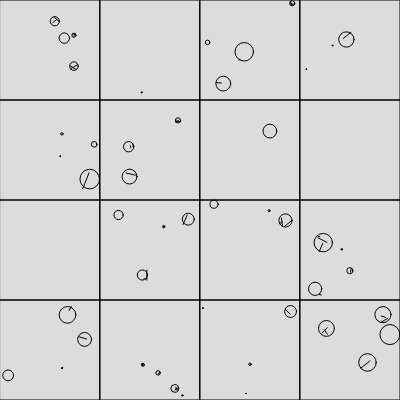
Frame 1 (no input)
Frame 60 (no input): identical to frame 1, image omitted
Frame 120 (the mouse pressed at the canvas centre since frame 60): identical to frame 1, image omitted

The p5.js sketch that drew this single still picture (run headless with seeded random() and noise() and a simulated clock; from frame 60 on, the mouse is pressed at the canvas centre):

// p5.js sketch
// ── sketch.js
let phenomena = []

function setup() {
  createCanvas(400, 400)
  noFill()

  // generate phenomena, positioned in a grid
  for (let i = 0; i < 400; i += 100) {
    for (let j = 0; j < 400; j += 100) {
      phenomena.push(new Phenomenon(i, j, 100))
    }
  }
  // but should they be in a grid?
  // can they move?
}

function draw() {
  background(220)
  for (let phenomenon of phenomena) {
    phenomenon.show()
  }
}
// ── classes.js
class Phenomenon {
  // for now the phenomenon is just a rectangle
  constructor(posX, posY, size) {
    this.pos = {x: posX, y: posY}
    this.size = size
    this.numAttributes = round(random(5)) // ?
    this.attributes = []
    for (let i = 0; i < this.numAttributes; i += 1) {
      let artefactSize = random(20)
      let x = random(this.size - artefactSize)
      let y = random(this.size - artefactSize)
      this.attributes.push(new Attribute(x, y, artefactSize))
    }
  }
  show() {
    rect(this.pos.x, this.pos.y, this.size)
    // show attributes
    push()
    translate(this.pos.x, this.pos.y)
    for (let attribute of this.attributes) {
      attribute.show()
    }
    pop()
  }
}

class Attribute {
  // for now the attribute is just a circle,
  // positioned within the phenomeon
  constructor(posX, posY, size) {
    this.pos = {x: posX, y: posY}
    this.size = size
    this.numArtefacts = round(random(3)) // ???
    this.artefacts = []
    for (let i = 0; i < this.numArtefacts; i += 1) {
      let startX = random(this.size)
      let startY = random(this.size)
      let endX = random(this.size)
      let endY = random(this.size)
      this.artefacts.push(new Artefact(startX, startY, endX, endY))
    }
  }
  show() {
    ellipseMode(CORNER)
    ellipse(this.pos.x, this.pos.y, this.size)
    // show artefacts
    push()
    translate(this.pos.x, this.pos.y)
    for (let artefact of this.artefacts) {
      artefact.show()
    }
    pop()
  }
}

class Artefact {
  // for now the attribute is just a line,
  // positioned within an attribute.
  constructor(startX, startY, endX, endY) {
    this.start = {x: startX, y: startY}
    this.end = {x: endX, y: endY}
  }
  show() {
    line(this.start.x, this.start.y, this.end.x, this.end.y)
  }
}
